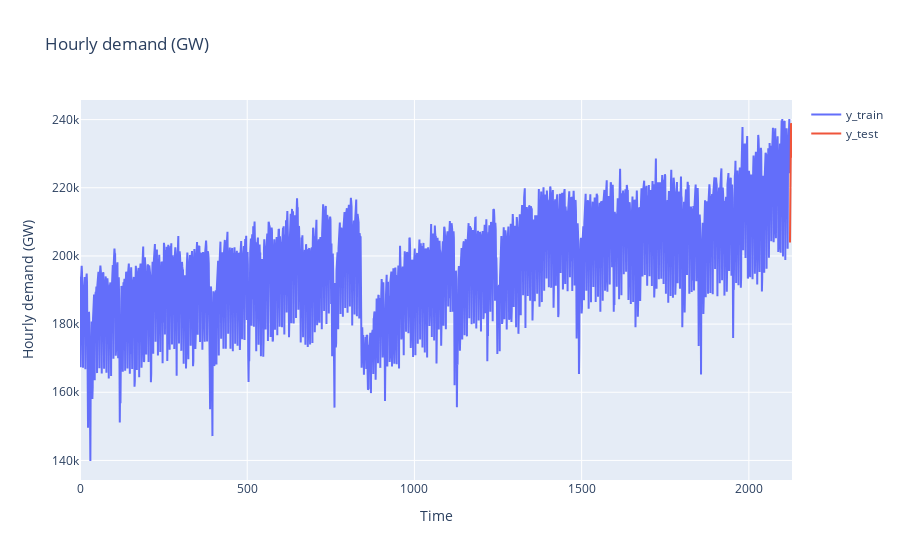

Notebook code for this chart:
### Code cell
# Crear el gráfico
trace1 = go.Scatter(x = list(range(len(y_train))), y = y_train, mode = 'lines', name = 'y_train')
trace2 = go.Scatter(x = list(range(len(y_train), len(y_train) + len(y_test))), y = y_test, mode = 'lines', name = 'y_test')
layout = go.Layout(title='Hourly demand (GW)', xaxis=dict(title='Time'), yaxis=dict(title='Hourly demand (GW)'))
fig = go.Figure(data=[trace1, trace2], layout=layout)

# Mostrar el gráfico
pyo.iplot(fig)

### Figure 1 — Plotly figure (JSON) as saved in the notebook; plotly's stock layout.template omitted (floating-point values rounded to 4 significant figures; data arrays with more than 128 entries replaced by an {"elided": "..."} marker saying what was removed)
{"data": [{"mode": "lines", "name": "y_train", "type": "scatter", "x": {"elided": "2123 int values"}, "y": {"elided": "2123 float values"}}, {"mode": "lines", "name": "y_test", "type": "scatter", "x": [2123, 2124, 2125, 2126, 2127, 2128, 2129], "y": [203900.0, 233500.0, 236500.0, 239000.0, 235900.0, 235900.0, 228800.0]}], "layout": {"title": {"text": "Hourly demand (GW)"}, "xaxis": {"title": {"text": "Time"}}, "yaxis": {"title": {"text": "Hourly demand (GW)"}}}}
